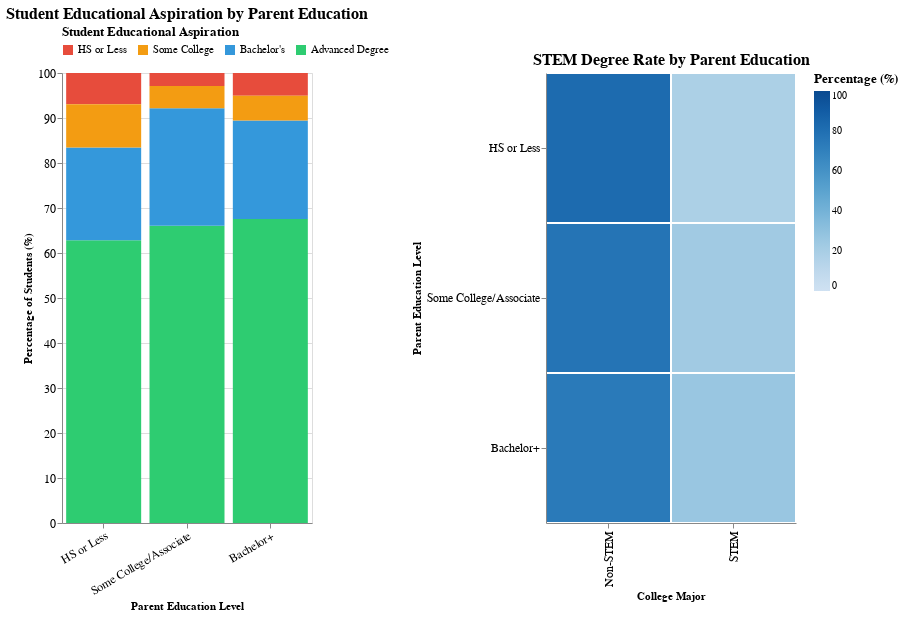

Source (notebook cell):
### Code cell
click_parent_edu = alt.selection_point(fields = ["parent_edu_group"], empty = True)

asp_data = df[df["parent_edu_group"].notna() & df["edu_aspiration_group"].notna()]
asp_summary = asp_data.groupby(["parent_edu_group", "edu_aspiration_group"]).size().reset_index(name = "count")
totals = asp_data.groupby("parent_edu_group").size().reset_index(name = "total")
asp_summary = asp_summary.merge(totals, on = "parent_edu_group")
asp_summary["percentage"] = (asp_summary["count"] / asp_summary["total"]) * 100

stacked_bar = alt.Chart(asp_summary).mark_bar().encode(
    x = alt.X("parent_edu_group:N",
           title = "Parent Education Level",
           axis = alt.Axis(labelAngle = -30, labelFontSize = 12),
           sort = ["HS or Less", "Some College/Associate", "Bachelor+"]),
    y = alt.Y("percentage:Q",
           title = "Percentage of Students (%)",
           axis = alt.Axis(labelFontSize = 12)),
    color = alt.Color("edu_aspiration_group:N",
                   title = "Student Educational Aspiration",
                   scale = alt.Scale(
                       domain = ["HS or Less", "Some College", "Bachelor's", "Advanced Degree"],
                       range = ["#e74c3c", "#f39c12", "#3498db", "#2ecc71"]
                   ),
                   legend = alt.Legend(titleFontSize = 13, labelFontSize = 11, orient = "top")),
    opacity = alt.condition(click_parent_edu, alt.value(1.0), alt.value(0.3)),
    tooltip = [
        alt.Tooltip("parent_edu_group:N", title = "Parent Education"),
        alt.Tooltip("edu_aspiration_group:N", title = "Student Aspiration"),
        alt.Tooltip("percentage:Q", title = "Percentage", format = ".1f")
    ]
).add_params(click_parent_edu).properties(
    width = 550,
    height = 450,
    title = {
        "text": ["Student Educational Aspiration by Parent Education"],
        "fontSize": 16,
        "fontWeight": "bold"
    }
)

stem_outcome_data = df[df["parent_edu_group"].notna() & df["stem_degree"].notna()]
heatmap_summary = stem_outcome_data.groupby(["parent_edu_group", "stem_degree"]).size().reset_index(name = "count")
heat_totals = stem_outcome_data.groupby("parent_edu_group").size().reset_index(name = "total")
heatmap_summary = heatmap_summary.merge(heat_totals, on = "parent_edu_group")
heatmap_summary["percentage"] = (heatmap_summary["count"] / heatmap_summary["total"]) * 100

heatmap = alt.Chart(heatmap_summary).mark_rect(stroke = "white", strokeWidth = 2).encode(
    x = alt.X("stem_degree:N", title = "College Major", axis = alt.Axis(labelFontSize = 12)),
    y = alt.Y("parent_edu_group:N",
           title = "Parent Education Level",
           axis = alt.Axis(labelFontSize = 12),
           sort = ["HS or Less", "Some College/Associate", "Bachelor+"]),
    color = alt.Color("percentage:Q",
                   title = "Percentage (%)",
                   scale = alt.Scale(scheme = "blues", domain = [0, 100]),
                   legend = alt.Legend(titleFontSize = 13)),
    tooltip = [
        alt.Tooltip("parent_edu_group:N", title = "Parent Education"),
        alt.Tooltip("stem_degree:N", title = "Student Major"),
        alt.Tooltip("percentage:Q", title = "Percentage", format = ".1f"),
        alt.Tooltip("count:Q", title = "Count")
    ]
).transform_filter(click_parent_edu).properties(
    width = 550,
    height = 450,
    title = {"text": "STEM Degree Rate by Parent Education", "fontSize": 16, "fontWeight": "bold"}
)

viz2 = (stacked_bar.properties(width = 250) | heatmap.properties(width = 250))
viz2

### Figure 1 — Vega-Lite specification as saved in the notebook (floating-point values rounded to 4 significant figures)
{"config": {"view": {"continuousWidth": 300, "continuousHeight": 300}}, "hconcat": [{"data": {"name": "data-e22cc88acd03a36c10b2f064cfe0143d"}, "mark": {"type": "bar"}, "encoding": {"color": {"field": "edu_aspiration_group", "legend": {"labelFontSize": 11, "orient": "top", "titleFontSize": 13}, "scale": {"domain": ["HS or Less", "Some College", "Bachelor's", "Advanced Degree"], "range": ["#e74c3c", "#f39c12", "#3498db", "#2ecc71"]}, "title": "Student Educational Aspiration", "type": "nominal"}, "opacity": {"condition": {"param": "param_2", "value": 1.0, "empty": true}, "value": 0.3}, "tooltip": [{"field": "parent_edu_group", "title": "Parent Education", "type": "nominal"}, {"field": "edu_aspiration_group", "title": "Student Aspiration", "type": "nominal"}, {"field": "percentage", "format": ".1f", "title": "Percentage", "type": "quantitative"}], "x": {"axis": {"labelAngle": -30, "labelFontSize": 12}, "field": "parent_edu_group", "sort": ["HS or Less", "Some College/Associate", "Bachelor+"], "title": "Parent Education Level", "type": "nominal"}, "y": {"axis": {"labelFontSize": 12}, "field": "percentage", "title": "Percentage of Students (%)", "type": "quantitative"}}, "height": 450, "name": "view_2", "title": {"text": ["Student Educational Aspiration by Parent Education"], "fontSize": 16, "fontWeight": "bold"}, "width": 250}, {"data": {"name": "data-416b9ab83aa8a1cebf06f18dd40cc78b"}, "mark": {"type": "rect", "stroke": "white", "strokeWidth": 2}, "encoding": {"color": {"field": "percentage", "legend": {"titleFontSize": 13}, "scale": {"domain": [0, 100], "scheme": "blues"}, "title": "Percentage (%)", "type": "quantitative"}, "tooltip": [{"field": "parent_edu_group", "title": "Parent Education", "type": "nominal"}, {"field": "stem_degree", "title": "Student Major", "type": "nominal"}, {"field": "percentage", "format": ".1f", "title": "Percentage", "type": "quantitative"}, {"field": "count", "title": "Count", "type": "quantitative"}], "x": {"axis": {"labelFontSize": 12}, "field": "stem_degree", "title": "College Major", "type": "nominal"}, "y": {"axis": {"labelFontSize": 12}, "field": "parent_edu_group", "sort": ["HS or Less", "Some College/Associate", "Bachelor+"], "title": "Parent Education Level", "type": "nominal"}}, "height": 450, "title": {"text": "STEM Degree Rate by Parent Education", "fontSize": 16, "fontWeight": "bold"}, "transform": [{"filter": {"param": "param_2", "empty": true}}], "width": 250}], "params": [{"name": "param_2", "select": {"type": "point", "fields": ["parent_edu_group"]}, "views": ["view_2"]}], "$schema": "https://vega.github.io/schema/vega-lite/v5.20.1.json", "datasets": {"data-e22cc88acd03a36c10b2f064cfe0143d": [{"parent_edu_group": "Bachelor+", "edu_aspiration_group": "Advanced Degree", "count": 6659, "total": 9854, "percentage": 67.58}, {"parent_edu_group": "Bachelor+", "edu_aspiration_group": "Bachelor's", "count": 2154, "total": 9854, "percentage": 21.86}, {"parent_edu_group": "Bachelor+", "edu_aspiration_group": "HS or Less", "count": 497, "total": 9854, "percentage": 5.044}, {"parent_edu_group": "Bachelor+", "edu_aspiration_group": "Some College", "count": 544, "total": 9854, "percentage": 5.521}, {"parent_edu_group": "HS or Less", "edu_aspiration_group": "Advanced Degree", "count": 4501, "total": 7164, "percentage": 62.83}, {"parent_edu_group": "HS or Less", "edu_aspiration_group": "Bachelor's", "count": 1476, "total": 7164, "percentage": 20.6}, {"parent_edu_group": "HS or Less", "edu_aspiration_group": "HS or Less", "count": 498, "total": 7164, "percentage": 6.951}, {"parent_edu_group": "HS or Less", "edu_aspiration_group": "Some College", "count": 689, "total": 7164, "percentage": 9.618}, {"parent_edu_group": "Some College/Associate", "edu_aspiration_group": "Advanced Degree", "count": 4285, "total": 6485, "percentage": 66.08}, {"parent_edu_group": "Some College/Associate", "edu_aspiration_group": "Bachelor's", "count": 1692, "total": 6485, "percentage": 26.09}, {"parent_edu_group": "Some College/Associate", "edu_aspiration_group": "HS or Less", "count": 187, "total": 6485, "percentage": 2.884}, {"parent_edu_group": "Some College/Associate", "edu_aspiration_group": "Some College", "count": 321, "total": 6485, "percentage": 4.95}], "data-416b9ab83aa8a1cebf06f18dd40cc78b": [{"parent_edu_group": "Bachelor+", "stem_degree": "Non-STEM", "count": 3467, "total": 4692, "percentage": 73.89}, {"parent_edu_group": "Bachelor+", "stem_degree": "STEM", "count": 1225, "total": 4692, "percentage": 26.11}, {"parent_edu_group": "HS or Less", "stem_degree": "Non-STEM", "count": 2297, "total": 2800, "percentage": 82.04}, {"parent_edu_group": "HS or Less", "stem_degree": "STEM", "count": 503, "total": 2800, "percentage": 17.96}, {"parent_edu_group": "Some College/Associate", "stem_degree": "Non-STEM", "count": 3138, "total": 4068, "percentage": 77.14}, {"parent_edu_group": "Some College/Associate", "stem_degree": "STEM", "count": 930, "total": 4068, "percentage": 22.86}]}}
